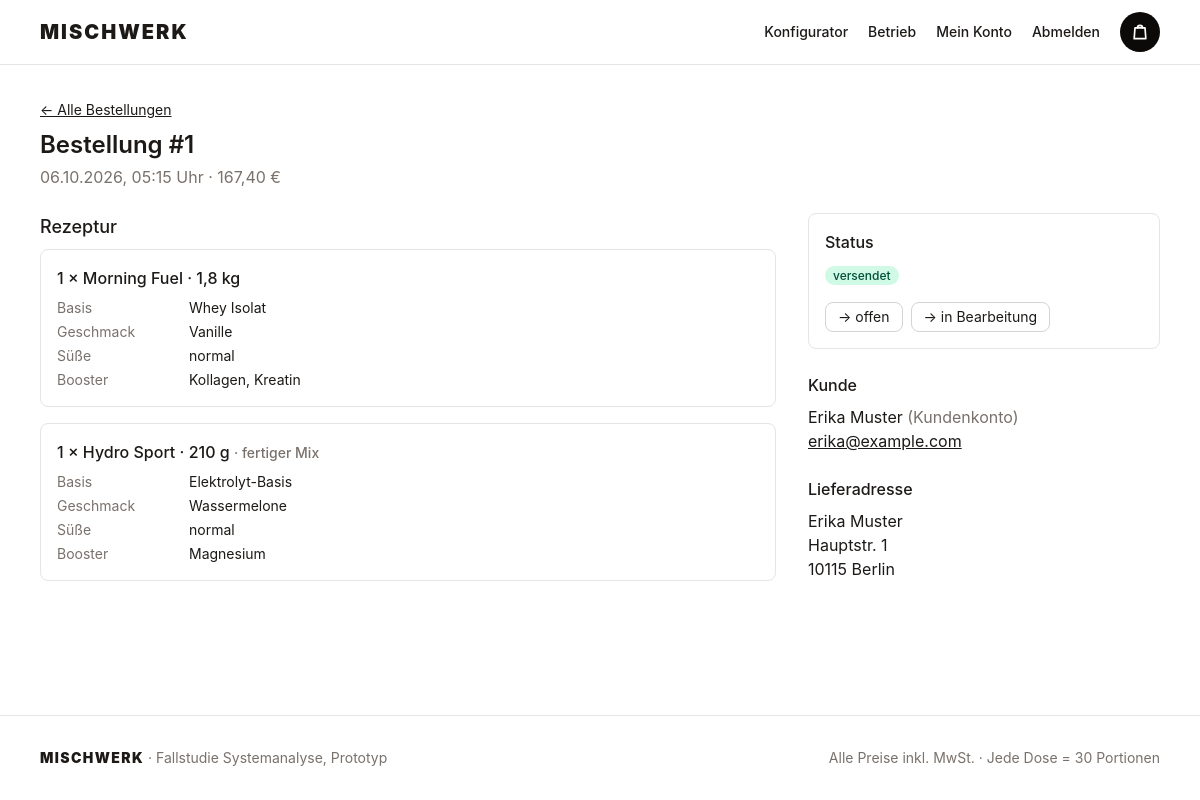
Screenshot of /betrieb/bestellung/1/ (signed in) with the database file from the repository.
### orders/models.py (models this page shows, shortened)
class Order(models.Model):
    class Status(models.TextChoices):
        OPEN = "open", "offen"
        IN_PROGRESS = "in_progress", "in Bearbeitung"
        SHIPPED = "shipped", "versendet"
    user = models.ForeignKey(
        settings.AUTH_USER_MODEL,
        on_delete=models.SET_NULL,
        null=True,
        blank=True,
        related_name="orders",
        verbose_name="Kunde",
    )
    created_at = models.DateTimeField("Bestelldatum", auto_now_add=True)
    status = models.CharField(
        "Status", max_length=20, choices=Status.choices, default=Status.OPEN
    )
    name = models.CharField("Name", max_length=150)
    email = models.EmailField("E-Mail")
    street = models.CharField("Straße und Hausnummer", max_length=200)
    zip_code = models.CharField("PLZ", max_length=10)
    city = models.CharField("Ort", max_length=100)
    total_price = models.DecimalField("Gesamtpreis (€)", max_digits=8, decimal_places=2)
    class Meta:
        verbose_name = "Bestellung"
        verbose_name_plural = "Bestellungen"
        ordering = ["-created_at"]

class OrderItem(models.Model):
    order = models.ForeignKey(Order, on_delete=models.CASCADE, related_name="items")
    blend = models.ForeignKey(Blend, on_delete=models.PROTECT, verbose_name="Mischung")
    quantity = models.PositiveIntegerField("Menge", default=1)
    size = models.CharField("Größe", max_length=10, choices=Size.choices, default=Size.REGULAR)
    unit_price = models.DecimalField(
        "Preis zum Kaufzeitpunkt (€)", max_digits=6, decimal_places=2
    )
    class Meta:
        verbose_name = "Bestellposition"
        verbose_name_plural = "Bestellpositionen"
    @property
    def can_grams(self):
        return self.blend.summary_for(self.size)["can_grams"]

### shop/models.py (models this page shows, shortened)
class Blend(models.Model):
    class Sweetness(models.TextChoices):
        NONE = "none", "ungesüßt"
        LIGHT = "light", "leicht"
        NORMAL = "normal", "normal"
    name = models.CharField("Name", max_length=100)
    base = models.ForeignKey(
        Ingredient,
        on_delete=models.PROTECT,
        related_name="+",
        limit_choices_to={"type": Ingredient.Type.BASE},
        verbose_name="Basis",
    )
    flavor = models.ForeignKey(
        Ingredient,
        on_delete=models.PROTECT,
        related_name="+",
        limit_choices_to={"type": Ingredient.Type.FLAVOR},
        verbose_name="Geschmack",
    )
    sweetness = models.CharField(
        "Süße", max_length=10, choices=Sweetness.choices, default=Sweetness.NORMAL
    )
    boosters = models.ManyToManyField(
        Ingredient,
        through="BlendIngredient",
        related_name="blends",
        blank=True,
        verbose_name="Booster",
    )
    is_ready_made = models.BooleanField("ist Fertigprodukt", default=False)
    description = models.CharField("Kurzbeschreibung", max_length=200, blank=True)
    user = models.ForeignKey(
        settings.AUTH_USER_MODEL,
        on_delete=models.CASCADE,
        null=True,
        blank=True,
        related_name="blends",
        verbose_name="Kunde",
    )
    created_at = models.DateTimeField("erstellt am", auto_now_add=True)
    objects = BlendQuerySet.as_manager()
    class Meta:
        verbose_name = "Mischung"
        verbose_name_plural = "Mischungen"
    def ingredients(self):
        return [self.base, self.flavor, *self.boosters.all()]
    @cached_property
    def summary(self):
        return summarize(self.ingredients())
    def summary_for(self, size):
        return self.summary if size == Size.REGULAR else summarize(self.ingredients(), size)

class Ingredient(models.Model):
    class Type(models.TextChoices):
        BASE = "base", "Basis"
        FLAVOR = "flavor", "Geschmack"
        BOOSTER = "booster", "Booster"
    name = models.CharField("Name", max_length=100)
    type = models.CharField("Typ", max_length=10, choices=Type.choices)
    price = models.DecimalField("Preis pro Portion (€)", max_digits=6, decimal_places=2)
    kcal = models.DecimalField("kcal", max_digits=6, decimal_places=1, default=0)
    protein = models.DecimalField("Eiweiß (g)", max_digits=5, decimal_places=1, default=0)
    carbs = models.DecimalField("Kohlenhydrate (g)", max_digits=5, decimal_places=1, default=0)
    fat = models.DecimalField("Fett (g)", max_digits=5, decimal_places=1, default=0)
    caffeine_mg = models.PositiveSmallIntegerField("Koffein (mg)", default=0)
    color = models.CharField("Farbe (Hex)", max_length=7, default="#d6d3d1")
    portion_grams = models.PositiveSmallIntegerField(
        "Portionsgröße (g)", default=DEFAULT_PORTION_GRAMS
    )
    for_protein = models.BooleanField("für Protein Shake", default=False)
    for_clear = models.BooleanField("für Clear Protein", default=False)
    for_energy = models.BooleanField("für Energy", default=False)
    for_hydration = models.BooleanField("für Hydration", default=False)
    stock = models.PositiveIntegerField("Lagerbestand (Portionen)", default=0)
    min_stock = models.PositiveIntegerField("Mindestbestand (Portionen)", default=0)
    objects = IngredientQuerySet.as_manager()
    class Meta:
        verbose_name = "Zutat"
        verbose_name_plural = "Zutaten"
        ordering = ["type", "name"]
    def __str__(self):
        return self.name

### backoffice/views.py (the view)
# urls.py: path("bestellung/<int:order_id>/", views.order_detail, name="order_detail"),
@staff_required
def order_detail(request, order_id):
    order = get_object_or_404(
        Order.objects.prefetch_related("items__blend__base", "items__blend__flavor", "items__blend__boosters"),
        pk=order_id,
    )
    return render(request, "backoffice/order_detail.html", {"order": order})

### orders/cart.py (called while the page is built)
def count(session):
    return sum(session.get(SESSION_KEY, {}).values())

### orders/context_processors.py (called while the page is built)
def cart_count(request):
    return {"cart_count": cart.count(request.session)}

### shop/templatetags/shop_tags.py (called while the page is built)
@register.filter
def weight(grams):
    if grams >= 1000:
        return f"{number_format(grams / 1000, 1 if grams % 1000 else 0)} kg"
    return f"{grams} g"

### templates/backoffice/order_detail.html (shortened to what this page needs)
{% extends "base.html" %}
{% load shop_tags %}
{% block content %}
<a href="{% url 'backoffice:order_list' %}" class="text-sm underline">← Alle Bestellungen</a>
<h1 class="mb-1 mt-2 text-2xl font-semibold">Bestellung #{{ order.pk }}</h1>
<p class="mb-6 text-stone-500">{{ order.created_at|date:"d.m.Y, H:i" }} Uhr · {{ order.total_price|floatformat:2 }} €</p>
<div class="grid gap-8 lg:grid-cols-3">
  <section class="lg:col-span-2">
    <h2 class="mb-2 text-lg font-medium">Rezeptur</h2>
    <ul class="space-y-4">
      {% for item in order.items.all %}
        <li class="rounded-lg border border-stone-200 p-4 dark:border-stone-700">
          <p class="mb-2 font-medium">{{ item.quantity }} × {{ item.blend.name }} · {{ item.can_grams|weight }}
            {% if item.blend.is_ready_made %}<span class="text-sm text-stone-500">· fertiger Mix</span>{% endif %}
          </p>
          <dl class="grid grid-cols-[8rem_1fr] gap-1 text-sm">
            <dt class="text-stone-500">Basis</dt><dd>{{ item.blend.base }}</dd>
            <dt class="text-stone-500">Geschmack</dt><dd>{{ item.blend.flavor }}</dd>
            <dt class="text-stone-500">Süße</dt><dd>{{ item.blend.get_sweetness_display }}</dd>
            <dt class="text-stone-500">Booster</dt>
            <dd>{% for b in item.blend.boosters.all %}{{ b }}{% if not forloop.last %}, {% endif %}{% empty %}–{% endfor %}</dd>
          </dl>
        </li>
      {% endfor %}
    </ul>
  </section>
  <aside class="space-y-6">
    {% include "backoffice/_status.html" %}
    <section>
      <h2 class="mb-2 font-medium">Kunde</h2>
      <p>{{ order.name }} <span class="text-stone-500">({% if order.user_id %}Kundenkonto{% else %}Gast{% endif %})</span></p>
      <p><a href="mailto:{{ order.email }}" class="underline">{{ order.email }}</a></p>
    </section>
    <section>
      <h2 class="mb-2 font-medium">Lieferadresse</h2>
      <address class="not-italic">{{ order.name }}<br>{{ order.street }}<br>{{ order.zip_code }} {{ order.city }}</address>
    </section>
  </aside>
</div>
{% endblock %}

### rows the page displays
Order: pk "1", created_at "06.10.2026, 05:15", total_price "167,40", name "Erika Muster", email "erika@example.com", street "Hauptstr. 1", zip_code "10115", city "Berlin"
OrderItem: quantity "1", blend.name "Morning Fuel", can_grams|weight "1,8 kg", blend.base "Whey Isolat", blend.flavor "Vanille", blend.sweetness "normal"
Ingredient: name "Kollagen"
Ingredient: name "Kreatin"
OrderItem: quantity "1", blend.name "Hydro Sport", can_grams|weight "210 g", shows "· fertiger Mix", blend.base "Elektrolyt-Basis", blend.flavor "Wassermelone", blend.sweetness "normal"
Ingredient: name "Magnesium"

### other values shown
{{ label }} "versendet"
{{ label }} "offen" "in Bearbeitung"
